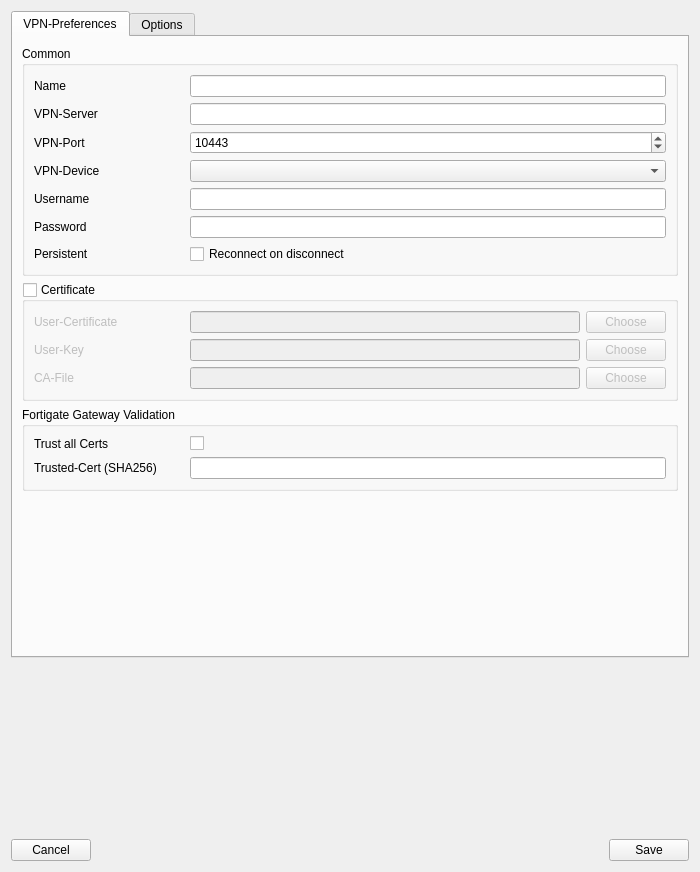
<?xml version="1.0" encoding="UTF-8"?>
<ui version="4.0">
 <class>vpnProfileEditor</class>
 <widget class="QWidget" name="vpnProfileEditor">
  <property name="geometry">
   <rect>
    <x>0</x>
    <y>0</y>
    <width>700</width>
    <height>872</height>
   </rect>
  </property>
  <property name="windowTitle">
   <string>Form</string>
  </property>
  <layout class="QVBoxLayout" name="verticalLayout">
   <item>
    <widget class="QTabWidget" name="tabWidget">
     <property name="currentIndex">
      <number>0</number>
     </property>
     <widget class="QWidget" name="tab">
      <attribute name="title">
       <string>VPN-Preferences</string>
      </attribute>
      <layout class="QVBoxLayout" name="verticalLayout_2">
       <item>
        <widget class="QGroupBox" name="groupBox">
         <property name="title">
          <string>Common</string>
         </property>
         <layout class="QFormLayout" name="formLayout">
          <item row="0" column="0">
           <widget class="QLabel" name="label">
            <property name="minimumSize">
             <size>
              <width>150</width>
              <height>0</height>
             </size>
            </property>
            <property name="text">
             <string>Name</string>
            </property>
           </widget>
          </item>
          <item row="0" column="1">
           <widget class="QLineEdit" name="leName"/>
          </item>
          <item row="1" column="0">
           <widget class="QLabel" name="label_2">
            <property name="minimumSize">
             <size>
              <width>150</width>
              <height>0</height>
             </size>
            </property>
            <property name="text">
             <string>VPN-Server</string>
            </property>
           </widget>
          </item>
          <item row="1" column="1">
           <widget class="QLineEdit" name="leGatewayHost"/>
          </item>
          <item row="2" column="0">
           <widget class="QLabel" name="label_5">
            <property name="minimumSize">
             <size>
              <width>150</width>
              <height>0</height>
             </size>
            </property>
            <property name="text">
             <string>VPN-Port</string>
            </property>
           </widget>
          </item>
          <item row="2" column="1">
           <widget class="QSpinBox" name="sBGatewayPort">
            <property name="suffix">
             <string/>
            </property>
            <property name="minimum">
             <number>1</number>
            </property>
            <property name="maximum">
             <number>65535</number>
            </property>
            <property name="value">
             <number>10443</number>
            </property>
           </widget>
          </item>
          <item row="4" column="0">
           <widget class="QLabel" name="label_3">
            <property name="minimumSize">
             <size>
              <width>150</width>
              <height>0</height>
             </size>
            </property>
            <property name="text">
             <string>Username</string>
            </property>
           </widget>
          </item>
          <item row="4" column="1">
           <widget class="QLineEdit" name="leUsername"/>
          </item>
          <item row="5" column="0">
           <widget class="QLabel" name="label_4">
            <property name="minimumSize">
             <size>
              <width>150</width>
              <height>0</height>
             </size>
            </property>
            <property name="text">
             <string>Password</string>
            </property>
           </widget>
          </item>
          <item row="5" column="1">
           <widget class="QLineEdit" name="lePassword">
            <property name="echoMode">
             <enum>QLineEdit::Password</enum>
            </property>
           </widget>
          </item>
          <item row="6" column="0">
           <widget class="QLabel" name="label_26">
            <property name="minimumSize">
             <size>
              <width>150</width>
              <height>0</height>
             </size>
            </property>
            <property name="text">
             <string>Persistent</string>
            </property>
           </widget>
          </item>
          <item row="6" column="1">
           <widget class="QCheckBox" name="cbPersistent">
            <property name="text">
             <string>Reconnect on disconnect</string>
            </property>
           </widget>
          </item>
          <item row="3" column="0">
           <widget class="QLabel" name="label_30">
            <property name="text">
             <string>VPN-Device</string>
            </property>
           </widget>
          </item>
          <item row="3" column="1">
           <widget class="QComboBox" name="comboVPNDevice"/>
          </item>
         </layout>
        </widget>
       </item>
       <item>
        <widget class="QGroupBox" name="gbCertificate">
         <property name="title">
          <string>Certificate</string>
         </property>
         <property name="checkable">
          <bool>true</bool>
         </property>
         <property name="checked">
          <bool>false</bool>
         </property>
         <layout class="QFormLayout" name="formLayout_2">
          <item row="0" column="0">
           <widget class="QLabel" name="label_6">
            <property name="minimumSize">
             <size>
              <width>150</width>
              <height>0</height>
             </size>
            </property>
            <property name="text">
             <string>User-Certificate</string>
            </property>
           </widget>
          </item>
          <item row="0" column="1">
           <layout class="QHBoxLayout" name="horizontalLayout_3">
            <item>
             <widget class="QLineEdit" name="leUserCert"/>
            </item>
            <item>
             <widget class="QPushButton" name="btnChooseUserCert">
              <property name="text">
               <string>Choose</string>
              </property>
             </widget>
            </item>
           </layout>
          </item>
          <item row="1" column="0">
           <widget class="QLabel" name="label_7">
            <property name="minimumSize">
             <size>
              <width>150</width>
              <height>0</height>
             </size>
            </property>
            <property name="text">
             <string>User-Key</string>
            </property>
           </widget>
          </item>
          <item row="1" column="1">
           <layout class="QHBoxLayout" name="horizontalLayout_4">
            <item>
             <widget class="QLineEdit" name="leUserKey"/>
            </item>
            <item>
             <widget class="QPushButton" name="btnChooseUserKey">
              <property name="text">
               <string>Choose</string>
              </property>
             </widget>
            </item>
           </layout>
          </item>
          <item row="2" column="0">
           <widget class="QLabel" name="label_8">
            <property name="minimumSize">
             <size>
              <width>150</width>
              <height>0</height>
             </size>
            </property>
            <property name="text">
             <string>CA-File</string>
            </property>
           </widget>
          </item>
          <item row="2" column="1">
           <layout class="QHBoxLayout" name="horizontalLayout_5">
            <item>
             <widget class="QLineEdit" name="leCAFile"/>
            </item>
            <item>
             <widget class="QPushButton" name="btnChooseCAFile">
              <property name="text">
               <string>Choose</string>
              </property>
             </widget>
            </item>
           </layout>
          </item>
         </layout>
        </widget>
       </item>
       <item>
        <widget class="QGroupBox" name="groupBox_5">
         <property name="title">
          <string>Fortigate Gateway Validation</string>
         </property>
         <layout class="QFormLayout" name="formLayout_6">
          <item row="1" column="0">
           <widget class="QLabel" name="label_15">
            <property name="minimumSize">
             <size>
              <width>150</width>
              <height>0</height>
             </size>
            </property>
            <property name="maximumSize">
             <size>
              <width>150</width>
              <height>16777215</height>
             </size>
            </property>
            <property name="text">
             <string>Trusted-Cert (SHA256)</string>
            </property>
           </widget>
          </item>
          <item row="1" column="1">
           <widget class="QLineEdit" name="leTrustedCert"/>
          </item>
          <item row="0" column="0">
           <widget class="QLabel" name="label_29">
            <property name="text">
             <string>Trust all Certs</string>
            </property>
           </widget>
          </item>
          <item row="0" column="1">
           <widget class="QCheckBox" name="cbTrustAllGwCerts">
            <property name="text">
             <string/>
            </property>
           </widget>
          </item>
         </layout>
        </widget>
       </item>
       <item>
        <spacer name="verticalSpacer_3">
         <property name="orientation">
          <enum>Qt::Vertical</enum>
         </property>
         <property name="sizeHint" stdset="0">
          <size>
           <width>20</width>
           <height>40</height>
          </size>
         </property>
        </spacer>
       </item>
      </layout>
     </widget>
     <widget class="QWidget" name="tab_2">
      <attribute name="title">
       <string>Options</string>
      </attribute>
      <layout class="QVBoxLayout" name="verticalLayout_3">
       <item>
        <widget class="QGroupBox" name="groupBox_3">
         <property name="title">
          <string>Advanced</string>
         </property>
         <layout class="QFormLayout" name="formLayout_3">
          <item row="0" column="0">
           <widget class="QLabel" name="label_17">
            <property name="minimumSize">
             <size>
              <width>200</width>
              <height>0</height>
             </size>
            </property>
            <property name="text">
             <string>Connect on program start</string>
            </property>
           </widget>
          </item>
          <item row="0" column="1">
           <widget class="QCheckBox" name="cbAutostart">
            <property name="text">
             <string/>
            </property>
           </widget>
          </item>
          <item row="1" column="0">
           <widget class="QLabel" name="label_11">
            <property name="minimumSize">
             <size>
              <width>200</width>
              <height>0</height>
             </size>
            </property>
            <property name="text">
             <string>Set routes</string>
            </property>
           </widget>
          </item>
          <item row="1" column="1">
           <widget class="QCheckBox" name="cbSetRoutes">
            <property name="text">
             <string/>
            </property>
           </widget>
          </item>
          <item row="3" column="0">
           <widget class="QLabel" name="label_12">
            <property name="minimumSize">
             <size>
              <width>200</width>
              <height>0</height>
             </size>
            </property>
            <property name="text">
             <string>Set DNS</string>
            </property>
           </widget>
          </item>
          <item row="3" column="1">
           <widget class="QCheckBox" name="cbSetDNS">
            <property name="text">
             <string/>
            </property>
           </widget>
          </item>
          <item row="6" column="0">
           <widget class="QLabel" name="label_10">
            <property name="minimumSize">
             <size>
              <width>200</width>
              <height>0</height>
             </size>
            </property>
            <property name="text">
             <string>Debug</string>
            </property>
           </widget>
          </item>
          <item row="6" column="1">
           <widget class="QCheckBox" name="cbDebug">
            <property name="text">
             <string/>
            </property>
           </widget>
          </item>
          <item row="7" column="0">
           <widget class="QLabel" name="label_16">
            <property name="minimumSize">
             <size>
              <width>200</width>
              <height>0</height>
             </size>
            </property>
            <property name="text">
             <string>Realm</string>
            </property>
           </widget>
          </item>
          <item row="7" column="1">
           <widget class="QLineEdit" name="leRealm"/>
          </item>
          <item row="2" column="0">
           <widget class="QLabel" name="label_18">
            <property name="minimumSize">
             <size>
              <width>200</width>
              <height>0</height>
             </size>
            </property>
            <property name="text">
             <string>Half internet routes</string>
            </property>
           </widget>
          </item>
          <item row="2" column="1">
           <widget class="QCheckBox" name="cbHalfInternetRoutes">
            <property name="text">
             <string/>
            </property>
           </widget>
          </item>
          <item row="8" column="0">
           <widget class="QLabel" name="label_23">
            <property name="minimumSize">
             <size>
              <width>200</width>
              <height>0</height>
             </size>
            </property>
            <property name="text">
             <string>Always ask for OTP</string>
            </property>
           </widget>
          </item>
          <item row="8" column="1">
           <widget class="QCheckBox" name="cbAlwaysAskOtp">
            <property name="text">
             <string/>
            </property>
           </widget>
          </item>
          <item row="9" column="0">
           <widget class="QLabel" name="label_24">
            <property name="minimumSize">
             <size>
              <width>200</width>
              <height>0</height>
             </size>
            </property>
            <property name="text">
             <string>OTP prompt string</string>
            </property>
           </widget>
          </item>
          <item row="10" column="0">
           <widget class="QLabel" name="label_25">
            <property name="minimumSize">
             <size>
              <width>200</width>
              <height>0</height>
             </size>
            </property>
            <property name="text">
             <string>OTP delay</string>
            </property>
           </widget>
          </item>
          <item row="9" column="1">
           <widget class="QLineEdit" name="leOTPPromptString"/>
          </item>
          <item row="10" column="1">
           <widget class="QSpinBox" name="sbOTPDelay"/>
          </item>
         </layout>
        </widget>
       </item>
       <item>
        <widget class="QGroupBox" name="groupBox_2">
         <property name="title">
          <string>PPPD</string>
         </property>
         <layout class="QFormLayout" name="formLayout_4">
          <item row="1" column="0">
           <widget class="QLabel" name="label_13">
            <property name="minimumSize">
             <size>
              <width>200</width>
              <height>0</height>
             </size>
            </property>
            <property name="text">
             <string>No peerdns</string>
            </property>
           </widget>
          </item>
          <item row="1" column="1">
           <widget class="QCheckBox" name="cbPPPDNoPeerDNS">
            <property name="text">
             <string/>
            </property>
           </widget>
          </item>
          <item row="2" column="0">
           <widget class="QLabel" name="label_9">
            <property name="minimumSize">
             <size>
              <width>200</width>
              <height>0</height>
             </size>
            </property>
            <property name="text">
             <string>Log File</string>
            </property>
           </widget>
          </item>
          <item row="2" column="1">
           <widget class="QLineEdit" name="lePPPDLogFile"/>
          </item>
          <item row="3" column="0">
           <widget class="QLabel" name="label_19">
            <property name="minimumSize">
             <size>
              <width>200</width>
              <height>0</height>
             </size>
            </property>
            <property name="text">
             <string>Plugin File</string>
            </property>
           </widget>
          </item>
          <item row="3" column="1">
           <widget class="QLineEdit" name="lePPPDPluginFile"/>
          </item>
          <item row="4" column="0">
           <widget class="QLabel" name="label_20">
            <property name="minimumSize">
             <size>
              <width>200</width>
              <height>0</height>
             </size>
            </property>
            <property name="text">
             <string>Ifname</string>
            </property>
           </widget>
          </item>
          <item row="5" column="0">
           <widget class="QLabel" name="label_21">
            <property name="minimumSize">
             <size>
              <width>200</width>
              <height>0</height>
             </size>
            </property>
            <property name="text">
             <string>Ip-Parameter</string>
            </property>
           </widget>
          </item>
          <item row="4" column="1">
           <widget class="QLineEdit" name="lePPPDIfname"/>
          </item>
          <item row="5" column="1">
           <widget class="QLineEdit" name="lePPPDIPParam"/>
          </item>
          <item row="6" column="0">
           <widget class="QLabel" name="label_22">
            <property name="minimumSize">
             <size>
              <width>200</width>
              <height>0</height>
             </size>
            </property>
            <property name="text">
             <string>Call name</string>
            </property>
           </widget>
          </item>
          <item row="6" column="1">
           <widget class="QLineEdit" name="lePPPDCallName"/>
          </item>
         </layout>
        </widget>
       </item>
       <item>
        <widget class="QGroupBox" name="groupBox_4">
         <property name="title">
          <string>SSL</string>
         </property>
         <layout class="QFormLayout" name="formLayout_5">
          <item row="2" column="0">
           <widget class="QLabel" name="label_14">
            <property name="minimumSize">
             <size>
              <width>200</width>
              <height>0</height>
             </size>
            </property>
            <property name="text">
             <string>Insecure SSL</string>
            </property>
           </widget>
          </item>
          <item row="2" column="1">
           <widget class="QCheckBox" name="cbInsecureSSL">
            <property name="text">
             <string/>
            </property>
           </widget>
          </item>
          <item row="3" column="0">
           <widget class="QLabel" name="label_27">
            <property name="text">
             <string>SecLevel1</string>
            </property>
           </widget>
          </item>
          <item row="3" column="1">
           <widget class="QCheckBox" name="cbSecLevel1">
            <property name="text">
             <string/>
            </property>
           </widget>
          </item>
          <item row="4" column="0">
           <widget class="QLabel" name="label_28">
            <property name="text">
             <string>Min TLS version</string>
            </property>
           </widget>
          </item>
          <item row="4" column="1">
           <widget class="QComboBox" name="comboMinTLSVersion">
            <item>
             <property name="text">
              <string>Default</string>
             </property>
            </item>
            <item>
             <property name="text">
              <string>1.0</string>
             </property>
            </item>
            <item>
             <property name="text">
              <string>1.1</string>
             </property>
            </item>
            <item>
             <property name="text">
              <string>1.2</string>
             </property>
            </item>
            <item>
             <property name="text">
              <string>1.3</string>
             </property>
            </item>
           </widget>
          </item>
         </layout>
        </widget>
       </item>
       <item>
        <spacer name="verticalSpacer_2">
         <property name="orientation">
          <enum>Qt::Vertical</enum>
         </property>
         <property name="sizeHint" stdset="0">
          <size>
           <width>20</width>
           <height>40</height>
          </size>
         </property>
        </spacer>
       </item>
      </layout>
     </widget>
    </widget>
   </item>
   <item>
    <spacer name="verticalSpacer">
     <property name="orientation">
      <enum>Qt::Vertical</enum>
     </property>
     <property name="sizeHint" stdset="0">
      <size>
       <width>20</width>
       <height>40</height>
      </size>
     </property>
    </spacer>
   </item>
   <item>
    <layout class="QHBoxLayout" name="horizontalLayout">
     <item>
      <widget class="QPushButton" name="btnCancel">
       <property name="text">
        <string>Cancel</string>
       </property>
      </widget>
     </item>
     <item>
      <spacer name="horizontalSpacer">
       <property name="orientation">
        <enum>Qt::Horizontal</enum>
       </property>
       <property name="sizeHint" stdset="0">
        <size>
         <width>40</width>
         <height>20</height>
        </size>
       </property>
      </spacer>
     </item>
     <item>
      <widget class="QPushButton" name="btnSave">
       <property name="text">
        <string>Save</string>
       </property>
      </widget>
     </item>
    </layout>
   </item>
  </layout>
 </widget>
 <resources/>
 <connections/>
</ui>
